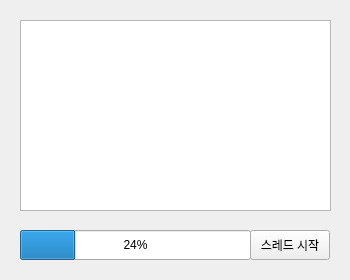
<?xml version="1.0" encoding="UTF-8"?>
<ui version="4.0">
 <class>Form</class>
 <widget class="QWidget" name="Form">
  <property name="geometry">
   <rect>
    <x>0</x>
    <y>0</y>
    <width>350</width>
    <height>280</height>
   </rect>
  </property>
  <property name="sizePolicy">
   <sizepolicy hsizetype="Fixed" vsizetype="Fixed">
    <horstretch>0</horstretch>
    <verstretch>0</verstretch>
   </sizepolicy>
  </property>
  <property name="minimumSize">
   <size>
    <width>350</width>
    <height>280</height>
   </size>
  </property>
  <property name="maximumSize">
   <size>
    <width>350</width>
    <height>280</height>
   </size>
  </property>
  <property name="windowTitle">
   <string>Thread Test</string>
  </property>
  <widget class="QProgressBar" name="pgbTask">
   <property name="geometry">
    <rect>
     <x>20</x>
     <y>230</y>
     <width>231</width>
     <height>30</height>
    </rect>
   </property>
   <property name="value">
    <number>24</number>
   </property>
  </widget>
  <widget class="QPushButton" name="btnStart">
   <property name="geometry">
    <rect>
     <x>250</x>
     <y>230</y>
     <width>80</width>
     <height>30</height>
    </rect>
   </property>
   <property name="text">
    <string>스레드 시작</string>
   </property>
  </widget>
  <widget class="QTextBrowser" name="txtLog">
   <property name="geometry">
    <rect>
     <x>20</x>
     <y>20</y>
     <width>311</width>
     <height>191</height>
    </rect>
   </property>
  </widget>
 </widget>
 <resources/>
 <connections/>
</ui>
